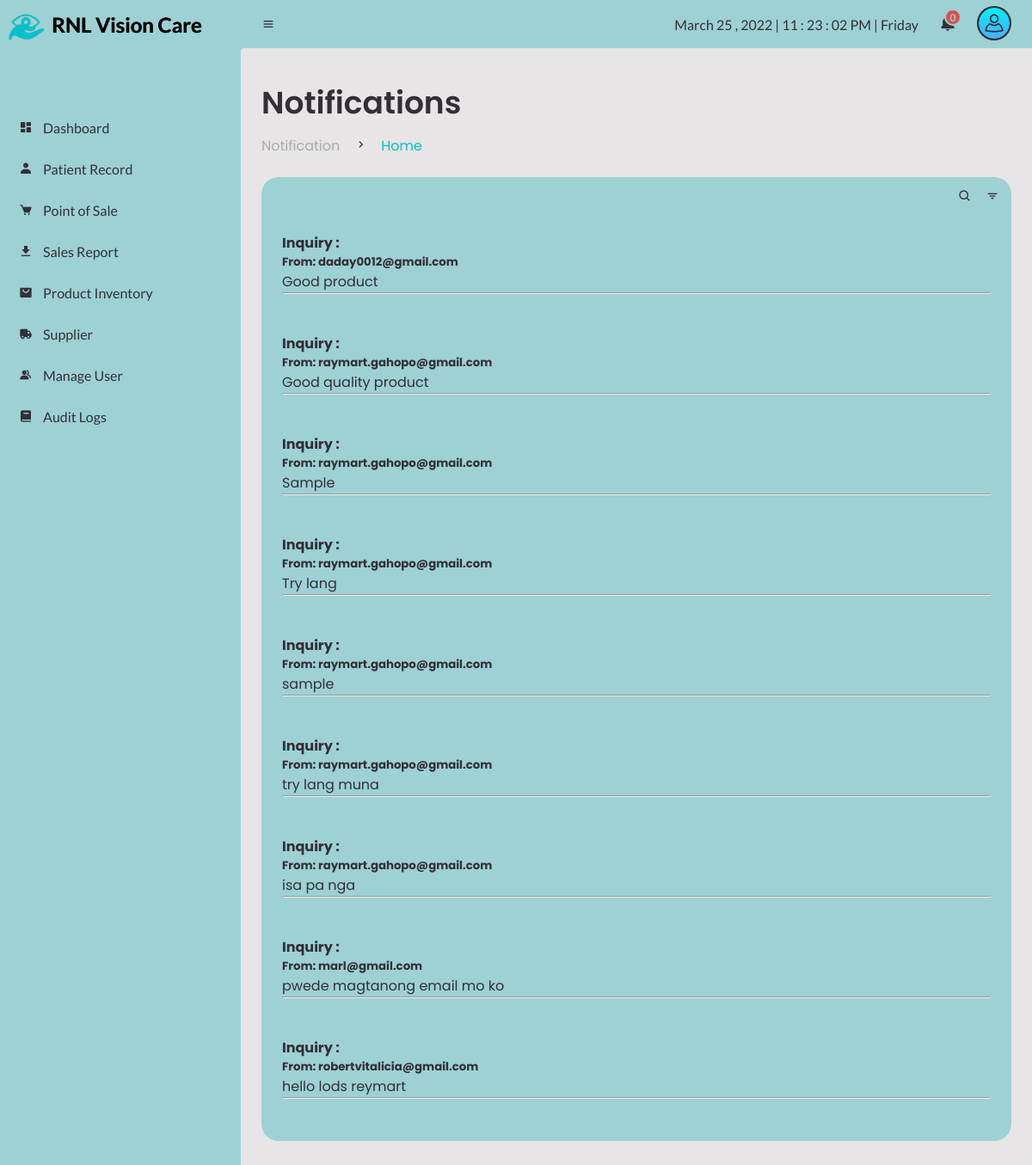
The page /admin/see-all-notification.php on the database as committed earlier.
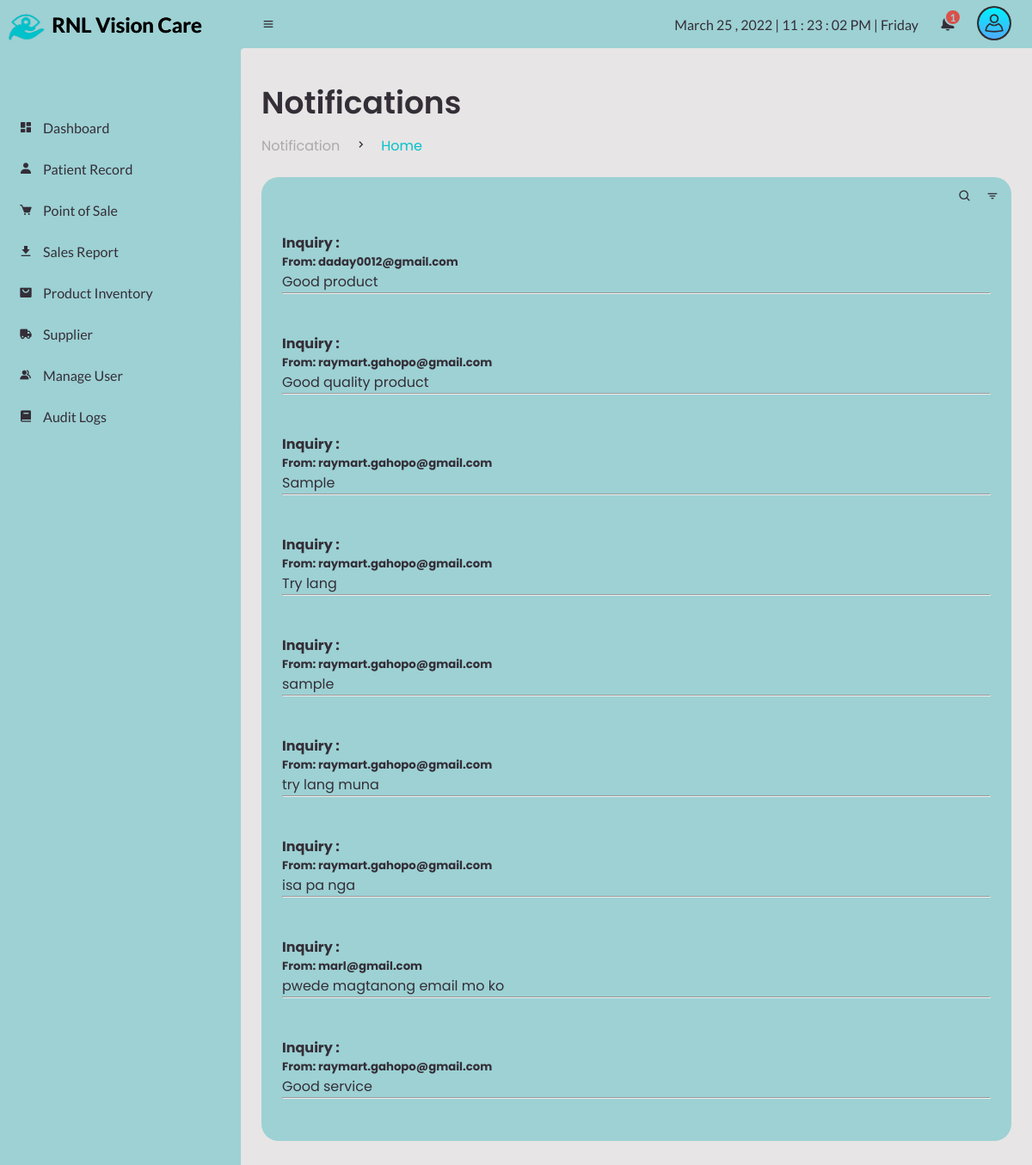
The same page on the database as committed later.
### tables this page shows
CREATE TABLE `client_inquiries` (
  `inquiries_id` int(200) NOT NULL AUTO_INCREMENT,
  `inquiries_name` varchar(100) NOT NULL,
  `inquiries_email` varchar(100) NOT NULL,
  `inquiries_subject` varchar(100) NOT NULL,
  `inquiries_message` varchar(1000) NOT NULL,
  `inquiries_backdate` datetime NOT NULL DEFAULT CURRENT_TIMESTAMP,
  `inquiries_status` varchar(255) DEFAULT '2',
  PRIMARY KEY (`inquiries_id`)
);

### db/notification/notifall.php (called while the page is built, shortened)
<?php
$conn=mysqli_connect("localhost", "root", "", "capstone");
$query = mysqli_query($conn,"SELECT * FROM `client_inquiries`");
?>

### admin/see-all-notification.php (the view, shortened to what this page needs)
<?php
include ("conn.php");
?>
<!DOCTYPE html>
<html lang="en">
<head>
	<link href='https://unpkg.com/boxicons@2.0.9/css/boxicons.min.css' rel='stylesheet'>
	<link rel="stylesheet" href="css\sys_style.css">
</head>
<body>
	<section id="sidebar">
		<a href="sales-report.php" class="brand">
			<img src="images\logo.png" alt="" width="60px;">
			<span class="text" style="text-shadow:0.5px 0px #000; color: black;">RNL Vision Care</span>
		</a>
		<ul class="side-menu top">
			<li>
				<a href="dashboard.php">
					<i class='bx bxs-dashboard' ></i>
					<span class="text">Dashboard</span>
				</a>
			</li>
			<li>
				<a href="patient-record.php">
					<i class='bx bxs-user' ></i>
					<span class="text">Patient Record</span>
				</a>
			</li>
			<li>
				<a href="point-of-sale.php">
					<i class='bx bxs-cart' ></i>
					<span class="text">Point of Sale</span>
				</a>
			</li>
			<li>
				<a href="sales-report.php">
					<i class='bx bxs-download' ></i>
					<span class="text">Sales Report</span>
				</a>
			</li>
			<li>
				<a href="product.php">
					<i class='bx bxs-shopping-bag-alt' ></i>
					<span class="text">Product Inventory</span>
				</a>
			</li>
			<li>
				<a href="supplier.php">
					<i class='bx bxs-truck' ></i>
					<span class="text">Supplier</span>
				</a>
			</li>
			<li>
				<a href="manage-user.php">
					<i class='bx bxs-group' ></i>
					<span class="text">Manage User</span>
				</a>
			</li>
			<li>
				<a href="audit.php">
					<i class='bx bxs-book' ></i>
					<span class="text">Audit Logs</span>
				</a>
			</li>
		</ul>
	</section>
	<section id="content">
		<nav>
			<i class='bx bx-menu' ></i>
			<div id="digital-clock"></div>
			<div class="dropdown2">
			<a href="#" class="notification">
				<span class="num">
				<?php
				$query = mysqli_query($conn, "SELECT COUNT(*) as total from client_inquiries WHERE inquiries_status = '2'");
					while($result=mysqli_fetch_array($query)){
					echo $result['total'];
				}
				?>
						  </span>
			</a>
			</div>
			<div class="dropdown1">
			<img src="img\user.png" alt="" width="40px" class="userlogo">
			</div>
		</nav>
		<main>
			<div class="head-title">
				<div class="left">
					<h1>Notifications</h1>
					<ul class="breadcrumb">
						<li>
							<a href="see-all-notification.php">Notification</a>
						</li>
						<li><i class='bx bx-chevron-right' ></i></li>
						<li>
							<a class="active" href="dashboard.php">Home</a>
						</li>
					</ul>
				</div>
			</div>
			<div class="table-data">
				<div class="order">
					<div class="head">
						<i class='bx bx-search' ></i>
						<i class='bx bx-filter' ></i>
					</div>
					<?php
			   include("../db/notification/notifall.php");
              while($row = mysqli_fetch_assoc($query)){
            ?>
		<div id="notif-body">
		<h4>Inquiry : </h5>
		<h5>From: <?php echo $row['inquiries_email'];?></h6>
		<p><?php echo $row['inquiries_message'];?></p>
		<hr>
		<br>
		</div>
		<?php
			  }
		?>
		</main>
	</section>
</body>
</html>

Rows that differ between the two databases and show on the page:
changed client_inquiries: inquiries_email "robertvitalicia@gmail.com" → "raymart.gahopo@gmail.com"; inquiries_message "hello lods reymart" → "Good service"
Other text that changed with them:
new list line: "1"
list line gone: "0"
